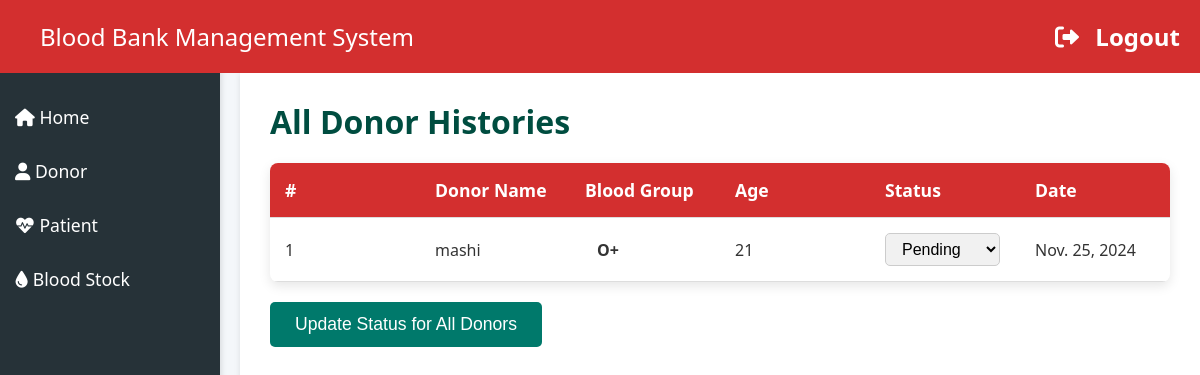
Page /all_donor_history/ (signed in) on the earlier database version.
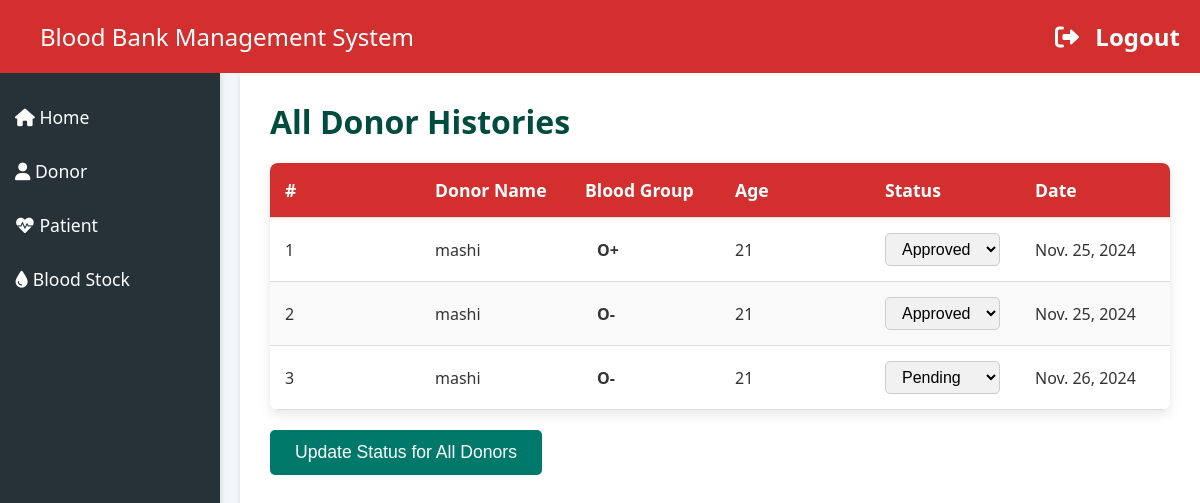
Same page on the later database version.
### myapp/models.py (models this page shows, shortened)
class BloodDonate(models.Model):
    donor=models.ForeignKey(Donor,on_delete=models.CASCADE)
    disease=models.CharField(max_length=100,default="Nothing")
    age=models.PositiveIntegerField()
    bloodgroup=models.CharField(max_length=10)
    unit=models.PositiveIntegerField(default=0)
    status=models.CharField(max_length=20,default="Pending")
    date=models.DateField(auto_now=True)

class Donor(models.Model):
    user = models.OneToOneField(User, on_delete=models.CASCADE)  # Removed null=True and blank=True to ensure each Donor has a linked user
    blood_type = models.CharField(max_length=3)  # Store blood type
    contact_number = models.CharField(max_length=15)  # Store contact number
    address = models.TextField(blank=True, null=True)  # Store address, optional field
    age = models.IntegerField(validators=[validate_age])  # Age of the donor, validated
    donation_date = models.DateField(null=True, blank=True)  # Date of donation, optional
    class Meta:
        verbose_name = 'Donor'
        verbose_name_plural = 'Donors'

### myapp/views.py (the view, shortened to what this page needs)
# urls.py: path('all_donor_history/', views.all_donor_history, name='all_donor_history'),
def all_donor_history(request):
    if request.user.is_authenticated and request.user.is_staff:
        donations = BloodDonate.objects.select_related('donor', 'donor__user').all()
        return render(request, 'myapp/all_donor_history.html', {'donations': donations})
    messages.error(request, 'You are not authorized to access this page.')
    return redirect('home')

### myapp/templates/myapp/all_donor_history.html (shortened to what this page needs)
{% load static %}
<!DOCTYPE html>
<html lang="en">
<head>
    <link rel="stylesheet" href="https://cdnjs.cloudflare.com/ajax/libs/font-awesome/6.0.0-beta3/css/all.min.css">
</head>
<body>
<div class="header">
    <span>Blood Bank Management System</span>
    <span><a href="{% url 'admin_logout' %}"><i class="fas fa-sign-out-alt"></i> Logout</a></span>
</div>
<div class="sidebar">
    <a href="{% url 'home' %}"><i class="fas fa-home"></i> Home</a>
    <a href="{% url 'all_donor_history' %}"><i class="fas fa-user"></i> Donor</a>
    <a href="{% url 'all_patient_history' %}"><i class="fas fa-heartbeat"></i> Patient</a>
    <a href="{% url 'blood_stock' %}"><i class="fas fa-tint"></i> Blood Stock</a>
</div>
<div class="main">
    <div class="section-header">All Donor Histories</div>
    <form method="POST">
        <table class="donor-table">
            <thead>
                <tr>
                    <th>#</th>
                    <th>Donor Name</th>
                    <th>Blood Group</th>
                    <th>Age</th>
                    <th>Status</th>
                    <th>Date</th>
                </tr>
            </thead>
            <tbody>
                {% for donation in donations %}
                <tr>
                    <td>{{ forloop.counter }}</td>
                    <td>
                        {% if donation.donor and donation.donor.user %}
                            {{ donation.donor.user.username }}
                        {% else %}
                            No Donor Found
                        {% endif %}
                    </td>
                    <td>
                        <span class="blood-group">{{ donation.bloodgroup }}</span>
                    </td>
                    <td>{{ donation.age }}</td>
                    <td>
                        <select id="status-{{ donation.id }}" name="status_{{ donation.id }}" class="status-select">
                            <option value="pending" {% if donation.status == "pending" %}selected{% endif %}>Pending</option>
                            <option value="approved" {% if donation.status == "approved" %}selected{% endif %}>Approved</option>
                        </select>
                    </td>
                    <td>{{ donation.date }}</td>
                </tr>
                {% empty %}
                <tr>
                    <td colspan="6" class="no-records">No donation records found.</td>
                </tr>
                {% endfor %}
            </tbody>
        </table>
        <button type="submit" class="btn-update-status">Update Status for All Donors</button>
    </form>
</div>
</body>
</html>

Differences in the rows shown:
changed BloodDonate (number 1 of 3 on the later page): status+id "Pending" → "Approved"
added BloodDonate: donor.user.username "mashi", bloodgroup "O-", age "21", status+id "Approved", date "Nov. 25, 2024"
added BloodDonate: donor.user.username "mashi", bloodgroup "O-", age "21", id "Pending", date "Nov. 26, 2024"
